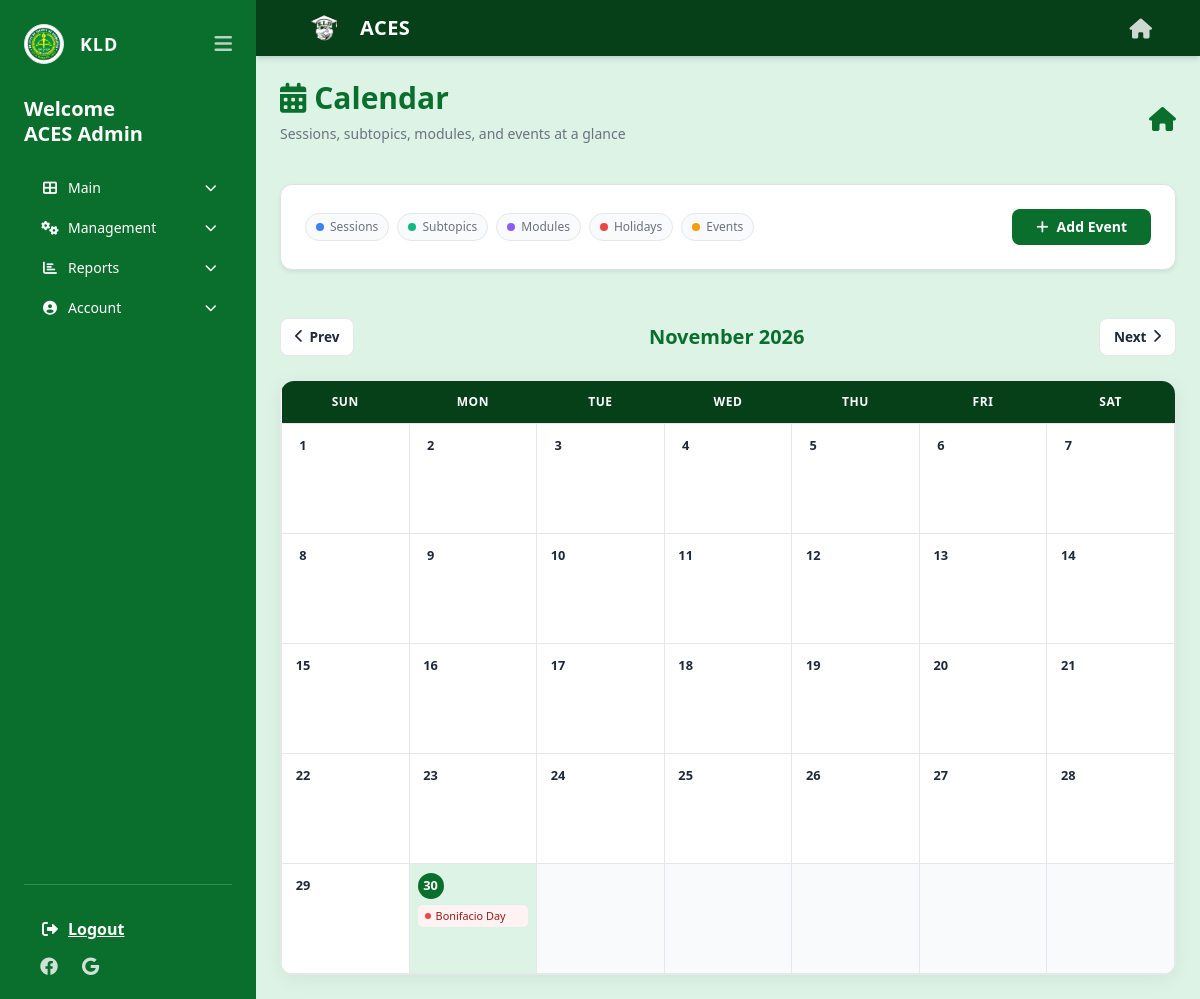
The page /staff/calendar.php (signed in) on the database as committed earlier.
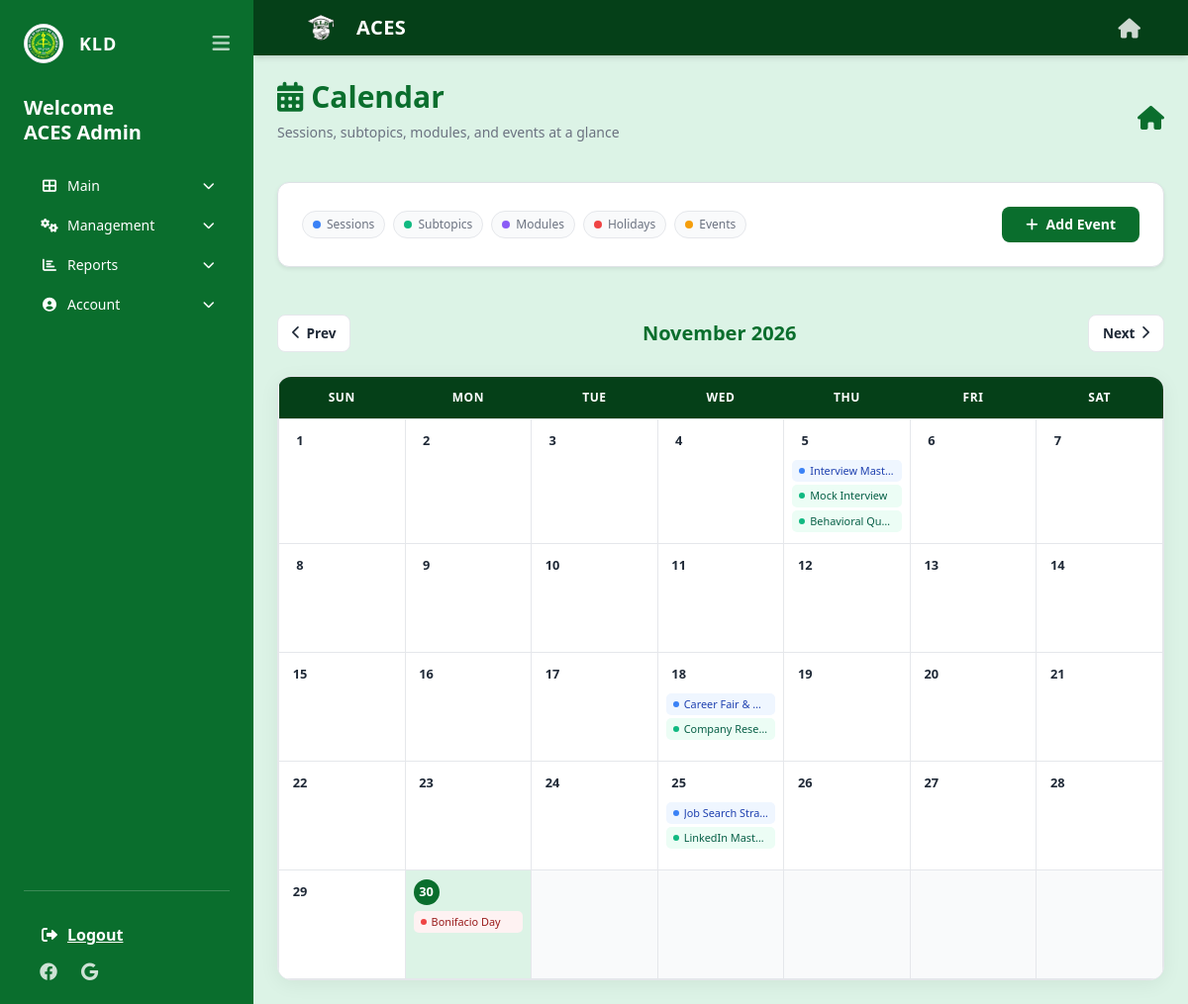
The same page on the database as committed later.
### tables this page shows
CREATE TABLE `holidays` (
  `holiday_id` int(11) NOT NULL,
  `date` date NOT NULL,
  `name` varchar(100) NOT NULL
);

CREATE TABLE `sessions` (
  `session_id` int(11) NOT NULL,
  `title` varchar(100) NOT NULL,
  `phase` enum('Preparation','Pre-Employment','Career Fair') NOT NULL,
  `date` date NOT NULL,
  `start_time` time NOT NULL,
  `end_time` time NOT NULL,
  `description` text DEFAULT NULL,
  `image_path` varchar(255) DEFAULT NULL,
  `created_by` int(11) NOT NULL,
  `proctor` varchar(100) DEFAULT 'TBA',
  `location` varchar(200) DEFAULT 'TBA',
  `is_deleted` tinyint(1) DEFAULT 0,
  `allow_multiple` tinyint(1) NOT NULL DEFAULT 0
);

CREATE TABLE `subtopics` (
  `subtopic_id` int(11) NOT NULL,
  `session_id` int(11) NOT NULL,
  `title` varchar(100) NOT NULL,
  `description` text DEFAULT NULL,
  `image_path` varchar(255) DEFAULT NULL,
  `capacity` int(11) DEFAULT 30,
  `deadline` datetime DEFAULT NULL,
  `subtopic_date` date DEFAULT NULL,
  `subtopic_start_time` time DEFAULT NULL,
  `subtopic_end_time` time DEFAULT NULL,
  `subtopic_proctor` varchar(100) DEFAULT NULL,
  `subtopic_location` varchar(200) DEFAULT NULL,
  `is_required` tinyint(1) DEFAULT 0,
  `required_for` text DEFAULT NULL,
  `visible_for` text DEFAULT NULL,
  `visible_courses` text DEFAULT NULL,
  `required_courses` text DEFAULT NULL,
  `is_deleted` tinyint(1) DEFAULT 0,
  `attendance_type` enum('physical','module') DEFAULT 'physical'
);

### staff/calendar.php (the view, shortened to what the changed rows need)
<?php
require_once __DIR__ . '/../includes/auth.php';
$month = isset($_GET['month']) ? (int)$_GET['month'] : date('n');
$year  = isset($_GET['year'])  ? (int)$_GET['year']  : date('Y');
$first_day_of_month = mktime(0, 0, 0, $month, 1, $year);
$days_in_month      = date('t', $first_day_of_month);
$events = [];
$start_date = sprintf('%04d-%02d-01', $year, $month);
$end_date   = date('Y-m-t', strtotime($start_date));
$stmt = $pdo->prepare("
    SELECT session_id, title AS session_title, date, description, start_time, end_time, location, proctor
    FROM sessions
    WHERE is_deleted = 0 AND date BETWEEN ? AND ?
");
$stmt->execute([$start_date, $end_date]);
while ($row = $stmt->fetch()) {
    $date = $row['date'];
    $events[$date][] = [
        'type'        => 'session',
        'title'       => $row['session_title'],
        'description' => $row['description'],
        'time'        => date('g:i A', strtotime($row['start_time'])) . ' – ' . date('g:i A', strtotime($row['end_time'])),
        'location'    => $row['location'],
        'proctor'     => $row['proctor'],
        'id'          => $row['session_id'],
    ];
}
$stmt = $pdo->prepare("
    SELECT st.subtopic_id, st.title AS subtopic_title, st.description,
           st.subtopic_date, st.subtopic_start_time, st.subtopic_end_time,
           st.subtopic_location, st.subtopic_proctor,
           s.title AS session_title, s.date AS session_date,
           COALESCE(st.subtopic_date, s.date) AS effective_date
    FROM subtopics st
    JOIN sessions s ON st.session_id = s.session_id AND s.is_deleted = 0
    WHERE st.is_deleted = 0 AND COALESCE(st.subtopic_date, s.date) BETWEEN ? AND ?
");
$stmt->execute([$start_date, $end_date]);
while ($row = $stmt->fetch()) {
    $date = $row['effective_date'];
    $events[$date][] = [
        'type'        => 'subtopic',
        'title'       => $row['subtopic_title'],
        'description' => $row['description'],
        'time'        => date('g:i A', strtotime($row['subtopic_start_time'])) . ' – ' . date('g:i A', strtotime($row['subtopic_end_time'])),
        'location'    => $row['subtopic_location'],
        'proctor'     => $row['subtopic_proctor'],
        'session'     => $row['session_title'],
        'id'          => $row['subtopic_id'],
    ];
}
$stmt = $pdo->prepare("SELECT holiday_id, name, date FROM holidays WHERE date BETWEEN ? AND ?");
$stmt->execute([$start_date, $end_date]);
while ($row = $stmt->fetch()) {
    $date = $row['date'];
    $events[$date][] = [
        'type'        => 'holiday',
        'title'       => $row['name'],
        'description' => 'Holiday',
        'id'          => $row['holiday_id'],
    ];
}
?>
<!DOCTYPE html>
<html lang="en" class="h-full">
<head>
    <link rel="stylesheet" href="../assets/css/tailwind.css">
    <link href="https://cdn.jsdelivr.net/npm/bootstrap@5.3.0/dist/css/bootstrap.min.css" rel="stylesheet">
    <link rel="stylesheet" href="https://cdnjs.cloudflare.com/ajax/libs/font-awesome/6.0.0/css/all.min.css">
</head>
<body class="bg-[#dcf3e6] font-sans h-screen flex flex-col md:flex-row">
<?php include '../includes/staff_sidebar.php'; ?>
<div class="flex-1 flex flex-col overflow-hidden">
    <main class="flex-1 p-4 md:p-8 overflow-y-auto no-scrollbar">
        <div class="flex justify-between items-center mb-6">
            <div>
                <h1 class="text-2xl md:text-3xl font-bold text-[#0a6e2d]">
                    <i class="fas fa-calendar-alt mr-2"></i>Calendar
                </h1>
            </div>
        </div>
        <div class="calendar-wrap">
            <table class="calendar-grid">
                <thead>
                    <tr>
                        <th>Sun</th><th>Mon</th><th>Tue</th><th>Wed</th><th>Thu</th><th>Fri</th><th>Sat</th>
                    </tr>
                </thead>
                <tbody>
                    <?php
                    $day_counter = 1;
                    $cell_count  = 0;
                    $today_str   = date('Y-m-d');
                    echo '<tr>';
                    while ($day_counter <= $days_in_month) {
                        $date_str   = sprintf('%04d-%02d-%02d', $year, $month, $day_counter);
                        $day_events = $events[$date_str] ?? [];
                        $is_today   = ($date_str === $today_str) ? ' is-today' : '';
                        usort($day_events, function($a, $b) {
                            $order = ['session'=>1,'subtopic'=>2,'module'=>3,'holiday'=>4,'school_event'=>5];
                            return ($order[$a['type']] ?? 9) <=> ($order[$b['type']] ?? 9);
                        });
                        ?>
                        <td class="<?= $is_today ?>" data-date="<?= $date_str ?>">
                            <div class="day-num"><?= $day_counter ?></div>
                            <?php foreach (array_slice($day_events, 0, 3) as $ev): ?>
                                <div class="event-pill <?= $ev['type'] ?>" title="<?= htmlspecialchars($ev['title']) ?>">
                                    <span class="dot"></span>
                                    <span class="truncate"><?= htmlspecialchars($ev['title']) ?></span>
                                </div>
                            <?php endforeach; ?>
                        </td>
                        <?php
                        $cell_count++;
                        $day_counter++;
                        if ($cell_count % 7 == 0 && $day_counter <= $days_in_month) {
                            echo '</tr><tr>';
                        }
                    }
                    $remaining = 7 - ($cell_count % 7);
                    if ($remaining < 7) {
                        for ($i = 0; $i < $remaining; $i++) {
                            echo '<td class="is-empty"></td>';
                        }
                    }
                    echo '</tr>';
                    ?>
                </tbody>
            </table>
        </div>
    </main>
</div>
</body>
</html>

Rows that differ between the two databases and show on the page:
added sessions: title "Interview Mast…"
added subtopics: title "Mock Interview"
added subtopics: title "Behavioral Qu…"
added sessions: title "Career Fair &…"
added subtopics: title "Company Rese…"
added sessions: title "Job Search Stra…"
now on this page (row edited): subtopics: title "LinkedIn Mast…"
